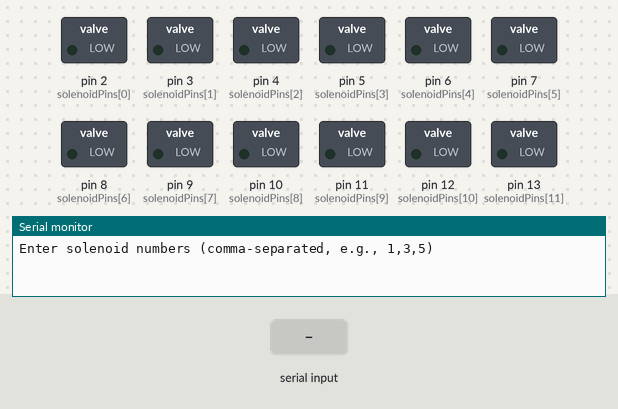
The sketch below on a simulated Arduino Uno, built with avr-gcc and run on an emulated ATmega328P. Parts: switched loads named in the sketch (green lamp = pin HIGH), the last lines printed to the serial monitor. The test bench sets the inputs (shaded band).

Above: at 1.2 s.
1.3 s: "0,1\n" received over Serial
At 2.4 s:
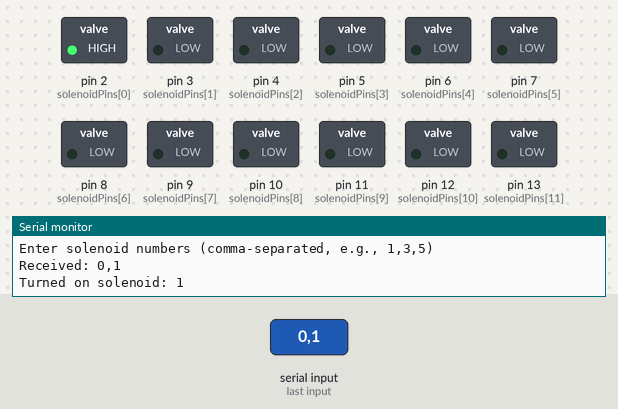
2.8 s: "5\n" received over Serial
At 3.9 s:
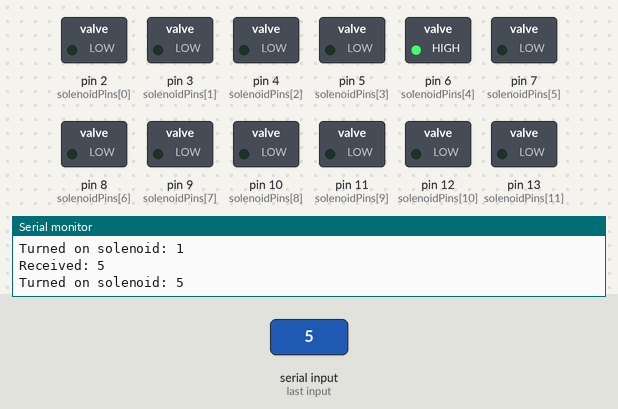
4.8 s: "0,150\n" received over Serial
At 5.1 s:
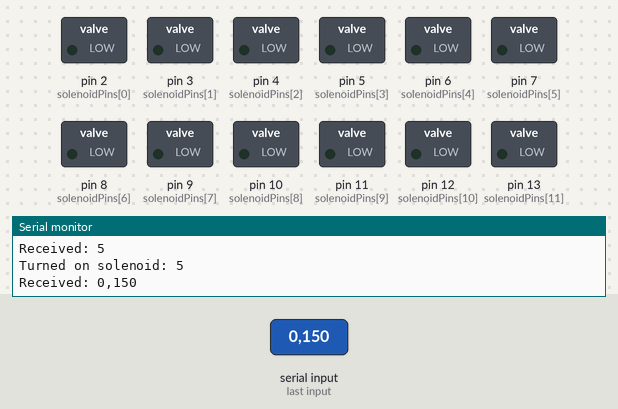
Timing chart, 0 to 7.8 s (numbered marks = the images above; inputs shaded):
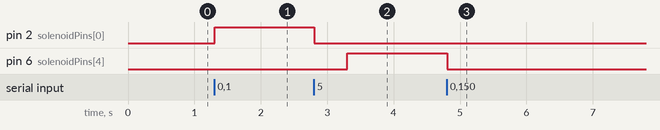

The sketch:

solenoid_control_3.ino
```cpp
const int numSolenoids = 12;
const int solenoidPins[numSolenoids] = {2, 3, 4, 5, 6, 7, 8, 9, 10, 11, 12, 13};

// Define solenoid groups based on their levels
int group1[] = {1, 4, 7, 10};  // Group 1: solenoids 1, 4, 7, 10
int group2[] = {2, 5, 8, 11};  // Group 2: solenoids 2, 5, 8, 11
int group3[] = {3, 6, 9, 12};  // Group 3: solenoids 3, 6, 9, 12

void setup() {
    Serial.begin(9600);
    Serial.println("Enter solenoid numbers (comma-separated, e.g., 1,3,5)");

    // Set all solenoid pins as OUTPUT and turn them OFF initially
    for (int i = 0; i < numSolenoids; i++) {
        pinMode(solenoidPins[i], OUTPUT);
        digitalWrite(solenoidPins[i], LOW);  // Start with all solenoids OFF
    }
}

void loop() {
    if (Serial.available()) {
        String input = Serial.readStringUntil('\n');  // Read input line
        input.trim();  // Remove spaces and newlines
        Serial.println("Received: " + input);  // Debugging line

        // Turn OFF all solenoids before processing new input
        for (int i = 0; i < numSolenoids; i++) {
            digitalWrite(solenoidPins[i], LOW);
        }

        // **Check for "no solenoid" command**
        if (input.length() == 0 || input == "0" || input == "none") {
            Serial.println("All solenoids OFF.");
            return;  // Exit early
        }

        // Parse input solenoids
        int solenoids[12];
        int solenoidCount = 0;
        int index = 0;

        // Parse the solenoids from the input
        while (index < input.length()) {
            int nextComma = input.indexOf(',', index);
            if (nextComma == -1) nextComma = input.length();

            String solenoidNumStr = input.substring(index, nextComma);
            solenoidNumStr.trim();

            if (solenoidNumStr.length() > 0) {
                int solenoidNum = solenoidNumStr.toInt();
                if (solenoidNum >= 1 && solenoidNum <= numSolenoids) {
                    solenoids[solenoidCount++] = solenoidNum;
                }
            }
            index = nextComma + 1;
        }

        // We need to act based on which solenoids are in the input
        // Group the solenoids based on their "level"
        bool group1_active = false, group2_active = false, group3_active = false;

        for (int i = 0; i < solenoidCount; i++) {
            int solenoid = solenoids[i];

            if (isInGroup(solenoid, group1, 4)) {
                group1_active = true;
            } else if (isInGroup(solenoid, group2, 4)) {
                group2_active = true;
            } else if (isInGroup(solenoid, group3, 4)) {
                group3_active = true;
            }
        }

        // Now activate only the solenoids that are present in the input
        if (group1_active) {
            activateGroup(solenoids, solenoidCount, group1, 4);  // Activate Group 1
        }
        delay(500);  // Wait between group activations

        if (group2_active) {
            activateGroup(solenoids, solenoidCount, group2, 4);  // Activate Group 2
        }
        delay(500);  // Wait between group activations

        if (group3_active) {
            activateGroup(solenoids, solenoidCount, group3, 4);  // Activate Group 3
        }
    }
}

// Helper function to check if a solenoid is in a specific group
bool isInGroup(int solenoid, int group[], int groupSize) {
    for (int i = 0; i < groupSize; i++) {
        if (group[i] == solenoid) {
            return true;
        }
    }
    return false;
}

// Function to activate a group of solenoids, based on the solenoids present in the input
void activateGroup(int solenoids[], int solenoidCount, int group[], int groupSize) {
    for (int i = 0; i < groupSize; i++) {
        for (int j = 0; j < solenoidCount; j++) {
            if (solenoids[j] == group[i]) {
                digitalWrite(solenoidPins[group[i] - 1], HIGH);  // Turn solenoid on
                Serial.print("Turned on solenoid: ");
                Serial.println(group[i]);
            }
        }
    }
}
```

Measured:
- after the input at 1.3 s, pin 2 (solenoidPins[0]): LOW → HIGH at once
- after the input at 2.8 s, pin 2 (solenoidPins[0]): HIGH → LOW at once; pin 6 (solenoidPins[4]): LOW → HIGH after 0.50 s
- after the input at 4.8 s, pin 6 (solenoidPins[4]): HIGH → LOW at once
